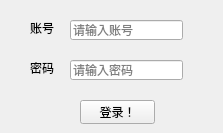
<?xml version="1.0" encoding="UTF-8"?>
<ui version="4.0">
 <class>Form</class>
 <widget class="QWidget" name="Form">
  <property name="geometry">
   <rect>
    <x>0</x>
    <y>0</y>
    <width>223</width>
    <height>133</height>
   </rect>
  </property>
  <property name="windowTitle">
   <string>登录框</string>
  </property>
  <property name="windowOpacity">
   <double>0.900000000000000</double>
  </property>
  <widget class="QLabel" name="label">
   <property name="geometry">
    <rect>
     <x>30</x>
     <y>20</y>
     <width>54</width>
     <height>16</height>
    </rect>
   </property>
   <property name="text">
    <string>账号</string>
   </property>
  </widget>
  <widget class="QLabel" name="label_2">
   <property name="geometry">
    <rect>
     <x>30</x>
     <y>60</y>
     <width>54</width>
     <height>16</height>
    </rect>
   </property>
   <property name="text">
    <string>密码</string>
   </property>
  </widget>
  <widget class="QLineEdit" name="lineEdit">
   <property name="geometry">
    <rect>
     <x>70</x>
     <y>20</y>
     <width>113</width>
     <height>20</height>
    </rect>
   </property>
   <property name="placeholderText">
    <string>请输入账号</string>
   </property>
  </widget>
  <widget class="QLineEdit" name="lineEdit_2">
   <property name="geometry">
    <rect>
     <x>70</x>
     <y>60</y>
     <width>113</width>
     <height>20</height>
    </rect>
   </property>
   <property name="placeholderText">
    <string>请输入密码 </string>
   </property>
  </widget>
  <widget class="QPushButton" name="pushButton">
   <property name="geometry">
    <rect>
     <x>80</x>
     <y>100</y>
     <width>75</width>
     <height>24</height>
    </rect>
   </property>
   <property name="text">
    <string>登录！</string>
   </property>
  </widget>
 </widget>
 <resources/>
 <connections/>
</ui>
